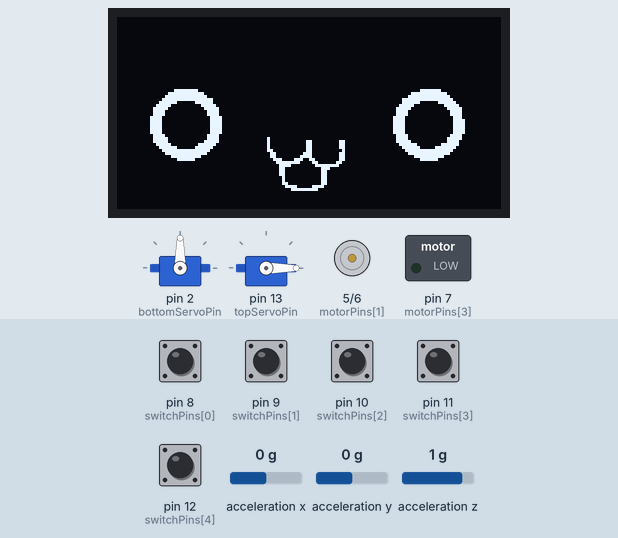
Bench run of a sketch on a simulated Arduino Uno, built with avr-gcc and run on an emulated ATmega328P. On the bench: 2 × servo, 128×64 one-colour display, motor-driver pin pairs drawn as motors (green arrow = first pin HIGH = forward, orange = second pin HIGH = backward, longer = more drive), switched loads named in the sketch (green lamp = pin HIGH). Inputs (shaded band) come from the test bench; at power-on: pin 8 (switchPins[0]), pin 9 (switchPins[1]), pin 10 (switchPins[2]), pin 11 (switchPins[3]), pin 12 (switchPins[4]) HIGH, acceleration x 0 g, acceleration y 0 g, acceleration z 1 g. Random numbers use the default seed unless the sketch sets one; pins used as bus, display or sensor lines are not drawn; what the sketch prints to the serial monitor is not drawn.

Above: at 1.2 s.
1.3 s: pin 8 (switchPins[0]) pulled LOW for 0.15 s
At 1.7 s:
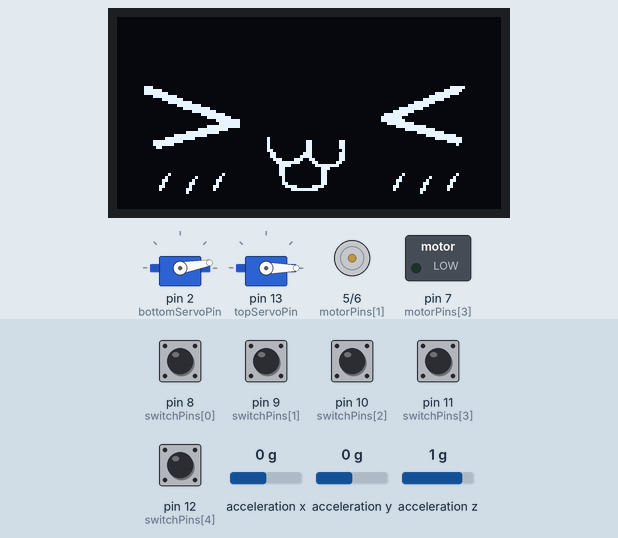
4.2 s: pin 9 (switchPins[1]) pulled LOW for 0.15 s
At 7.27 s:
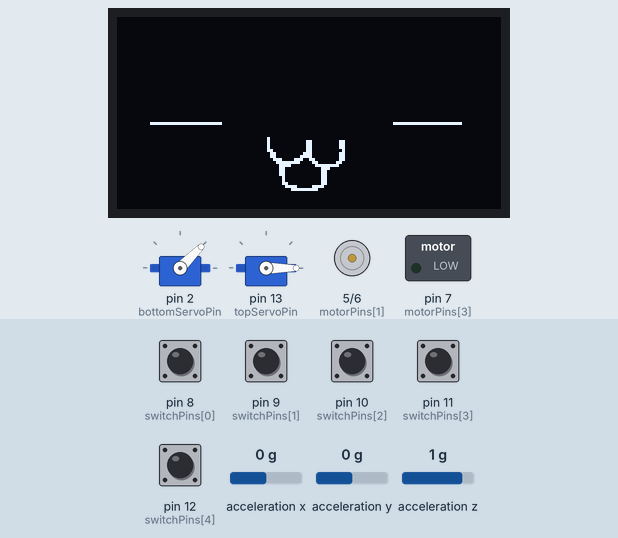
7.3 s: pin 11 (switchPins[3]) pulled LOW for 0.15 s
At 8.6 s:
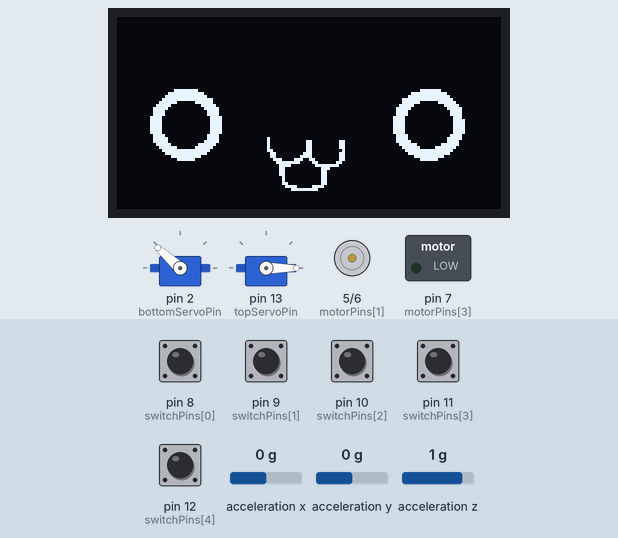
10.4 s: pin 10 (switchPins[2]) pulled LOW for 0.15 s
At 10.9 s:
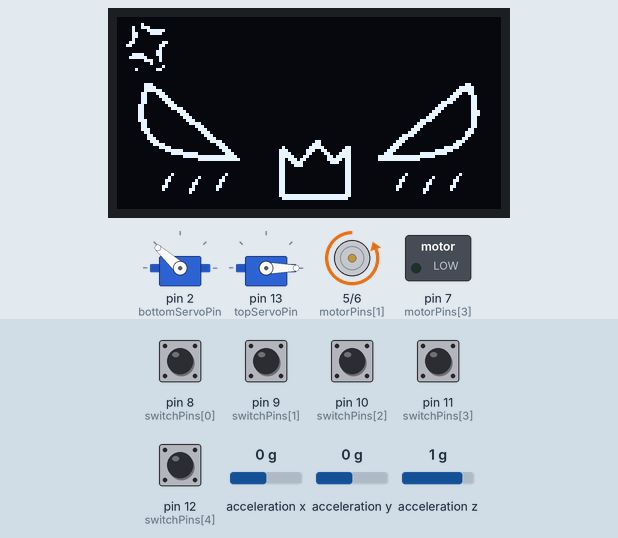
15.0 s: pin 8 (switchPins[0]) driven LOW and pin 9 (switchPins[1]) driven LOW
At 17.9 s:
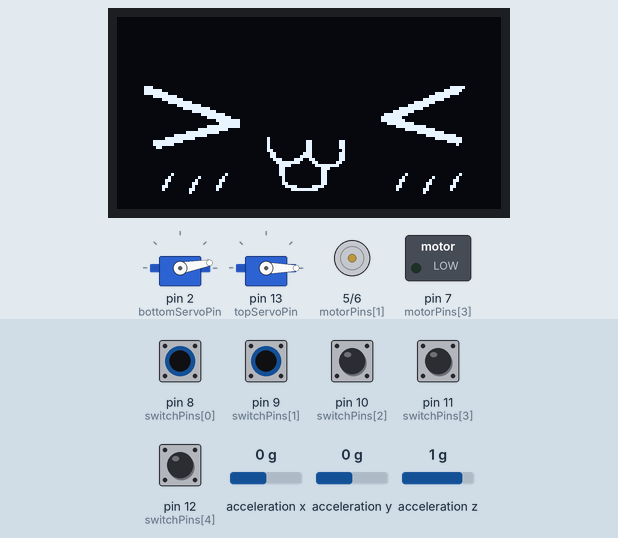
18.0 s: pin 8 (switchPins[0]) driven HIGH
At 19.5 s:
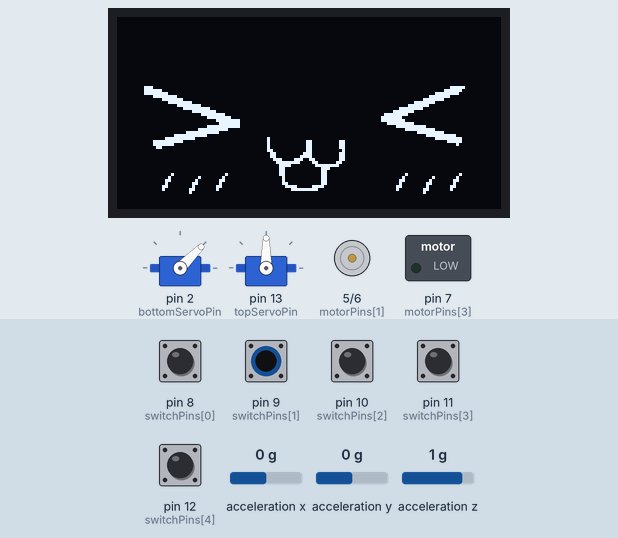
Timing chart, 0 to 21.0 s (numbered marks = the images above; inputs shaded):
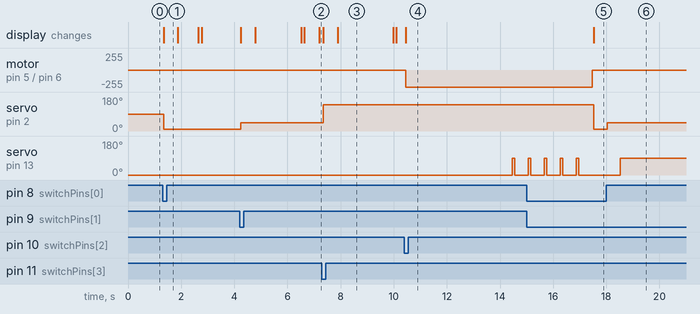

The sketch:

useless_machine.ino
```cpp
#include <Servo.h>
#include <Adafruit_LIS3DH.h>
#include <Adafruit_GFX.h>
#include <Adafruit_SSD1306.h>
#include <Adafruit_APDS9960.h>

#include "faces.h"

Servo bottomServo;
Servo topServo;

Adafruit_LIS3DH accelerometer = Adafruit_LIS3DH();

#define OLED_RESET 4
Adafruit_SSD1306 display(OLED_RESET);

Adafruit_APDS9960 gesture_sensor;

typedef enum State {
  WAITING = 1,
  FLIPPING,
  TURNING,
  ANGRY,
  DRIVING,
  TANTRUM,
  CONFUSED
} states;

const int bottomServoPin = 2;
const int topServoPin = 13;
const int switchPins[5] = {8, 9, 10, 11, 12};
const int switchAngles[5] = {10, 45, 90, 138, 180};
const int armRetractedAngle = 0;
const int armExtendedAngle = 90;
const int motorPins[4] = {4, 5, 6, 7};
const int interruptPin = 3;

bool* switchFlipped;
int timesFlipped;
int prevAccelReading;
unsigned long prev_ms;
unsigned long prev_display_ms;
unsigned long time_to_wait;
State state;
State prevState;

void setup() {

  // Program initializations
  Serial.begin(9600);
  bottomServo.attach(bottomServoPin, 475, 2415);
  bottomServo.write(switchAngles[2]);
  topServo.attach(topServoPin);
  topServo.write(0);
  for (int i = 0; i < 5; i++) {
    pinMode(switchPins[i], INPUT_PULLUP);
  }
  for (int i = 0; i < 4; i++) {
    pinMode(motorPins[i], OUTPUT);
  }
//  pinMode(interruptPin, INPUT);

  stopDriving();
  switchFlipped = (bool*) calloc(5, sizeof(bool));
  timesFlipped = 0;
  prevAccelReading = 0;
  prev_ms = millis();
  prev_display_ms = millis();
  time_to_wait = random(100, 4000);
  state = WAITING;
  prevState = WAITING;

  // Accelerometer initialization
  if (!accelerometer.begin(0x18)) {
    Serial.println("Could not initialize accelerometer.");
  }
  accelerometer.setRange(LIS3DH_RANGE_4_G);

  // OLED initialization
  display.begin(SSD1306_SWITCHCAPVCC, 0x3C);
  display.clearDisplay();

  // Gesture sensor initialization
  if (!gesture_sensor.begin()) {
    Serial.println("Could not initialize gesture sensor.");
  }
  gesture_sensor.enableProximity(true);
//  gesture_sensor.setProximityInterruptThreshold(0, 255);
//  gesture_sensor.enableProximityInterrupt();
  gesture_sensor.enableGesture(true);

  Serial.println("Initialization finished.");
}

void loop() {

//  Serial.println(state);
//  Serial.println(prev_display_ms);
//  Serial.println(millis());

  // if box shaken, become confused
  if (isBoxShaken()) {
    prev_display_ms = millis();
    if (state == DRIVING) {
      stopDriving();
      state = WAITING;
    }
    prevState = state;
    state = CONFUSED;
    prev_ms = millis();
  }

  // if switches were flipped too much, become angry
  if (timesFlipped > 3) {
    timesFlipped = 0;
    prev_ms = millis();
    prev_display_ms = millis();
    state = ANGRY;
  }

  switch(state) {
    case WAITING: {
      drawOWO();
      stopDriving();
//      checkAndHandleGesture();
      if (checkSwitches()) {
        state = FLIPPING;
      }
      break;
    }
    case FLIPPING: {
      drawClosedEyes();
      flipSwitch();
      if (!checkSwitches()) {
        state = WAITING;
      }
      break;
    }
    case TURNING: {
      drawMouthOpen();
      checkTime(2000);
      break;
    }
    case ANGRY: {
      drawAngry();
      driveBackwards();
      delay(4000);
      flipAngry();
      checkTime(5000);
      break;
    }
    case DRIVING: {
      drawAngry();
      checkTime(1000);
      break;
    }
    case TANTRUM: {
      checkTime(5000);
      break;
    }
    case CONFUSED: {
      drawConfused();
      flipConfused();
      checkTime(10000);
      break;
    }
    default: {
      Serial.println("Invalid state");
      break;
    }
  }
}

// check if box has been shaken
bool isBoxShaken() {
  accelerometer.read();
  int prev = prevAccelReading;
  prevAccelReading = accelerometer.y;
  return accelerometer.y > 0 && prev < 0 || accelerometer.y < 0 && prev > 0;
}

// check the values of the switches, move to FLIPPED state if any are flipped
bool checkSwitches() {
  bool anyFlipped = false;
  for (int i = 0; i < 5; i++) {
    bool isFlipped = !digitalRead(switchPins[i]);
    if (isFlipped) {
      anyFlipped = true;
      if (!switchFlipped[i]) {
        // if it wasn't previously flipped, increment the total number of times flipped
        timesFlipped++;
      }
    }
    switchFlipped[i] = isFlipped;
  }
  return anyFlipped;
}

// change state to WAITING if the specified amount of time (in milliseconds) has passed
void checkTime(long threshold) {
  long curr_ms = millis();
  if (curr_ms - prev_ms > threshold) {
    stopDriving();
    prev_ms = curr_ms;
    prev_display_ms = curr_ms;
    state = WAITING;
  }
}

// if LEFT or RIGHT gesture detected, turn CLOCKWISE or COUNTERCLOCKWISE respectively
void checkAndHandleGesture() {
  uint8_t gesture = gesture_sensor.readGesture();
  Serial.println(gesture);
  if (gesture == APDS9960_LEFT) {
    turnCW();
    prev_ms = millis();
    prev_display_ms = millis();
    state = TURNING;
  } else if (gesture == APDS9960_RIGHT) {
    turnCCW();
    prev_ms = millis();
    prev_display_ms = millis();
    state = TURNING;
  }
}

// drive backwards if a hand is detected
void checkAndHandleProximity() {
  if (gesture_sensor.readProximity() > 0) {
    Serial.print(gesture_sensor.readProximity());
    Serial.print('\n');
    driveBackwards();
  }
}

// flip switches
void flipSwitch() {
  for (int i = 0; i < 5; i++) {
    if (switchFlipped[i]) {
      bottomServo.write(switchAngles[i]);
      delay(500);
    }
    while (switchFlipped[i]) {
      topServo.write(armExtendedAngle);
      switchFlipped[i] = !digitalRead(switchPins[i]);
    }
    topServo.write(armRetractedAngle);
  }
}

// flip switches
void flipConfused() {
  for (int i = 0; i < 5; i++) {
    switchFlipped[i] = !digitalRead(switchPins[i]);
    if (!switchFlipped[i]) {
      bottomServo.write(switchAngles[i]);
      delay(500);
      for (int a = 0; a < (armExtendedAngle + 1); a += 2) {
        topServo.write(a);
        delay(700/armExtendedAngle);
      }
      //topServo.write(armExtendedAngle);
      switchFlipped[i] = !digitalRead(switchPins[i]);
      delay(250);
      topServo.write(armRetractedAngle);
    }

  }
}


//flip up but fail
void flipAngry() {
  for (int i = 0; i < 5; i++) {
    topServo.write(armExtendedAngle);
    delay(100);
    topServo.write(armRetractedAngle);
    delay(500);
  }
}

// draw OWO face
void drawOWO() {
  long curr_ms = millis();
  display.clearDisplay();
  if (curr_ms - prev_display_ms > time_to_wait) {
    if (curr_ms - prev_display_ms > time_to_wait + 100) {
      prev_display_ms = curr_ms;
      time_to_wait = random(100, 4000);
    }
    display.drawBitmap(0, 16, owo_blink, 128, 48, WHITE);
  } else {
    display.drawBitmap(0, 16, owo, 128, 48, WHITE);
  }
  display.display();
}

void drawClosedEyes() {
  long curr_ms = millis();
  display.clearDisplay();
  display.drawBitmap(0, 16, closed_eyes, 128, 48, WHITE);
  if (curr_ms - prev_display_ms > 200) {
    if (curr_ms - prev_display_ms > 400) {
      prev_display_ms = curr_ms;
    }
    for (int i = 0; i < 3; i++) {
      display.drawBitmap(12+i*9, 51+i%2, blush, 8, 8, WHITE);
      display.drawBitmap(90+i*9, 51+i%2, blush, 8, 8, WHITE);
    }
  } else {
    for (int i = 0; i < 3; i++) {
      display.drawBitmap(13+i*9, 51+i%2, blush, 8, 8, WHITE);
      display.drawBitmap(91+i*9, 51+i%2, blush, 8, 8, WHITE);
    }
  }
  display.display();
}

void drawMouthOpen() {
  long curr_ms = millis();
  display.clearDisplay();
  display.drawBitmap(0, 16, mouth_open, 128, 48, WHITE);
  if (curr_ms - prev_display_ms > 200) {
    if (curr_ms - prev_display_ms > 400) {
      prev_display_ms = curr_ms;
    }
    for (int i = 0; i < 3; i++) {
      display.drawBitmap(12+i*9, 51+i%2, blush, 8, 8, WHITE);
      display.drawBitmap(90+i*9, 51+i%2, blush, 8, 8, WHITE);
    }
  } else {
    for (int i = 0; i < 3; i++) {
      display.drawBitmap(13+i*9, 51+i%2, blush, 8, 8, WHITE);
      display.drawBitmap(91+i*9, 51+i%2, blush, 8, 8, WHITE);
    }
  }
  display.display();
}

void drawAngry() {
  long curr_ms = millis();
  display.clearDisplay();
  display.drawBitmap(0, 16, angry, 128, 48, WHITE);
  if (curr_ms - prev_display_ms > 200) {
    if (curr_ms - prev_display_ms > 400) {
      prev_display_ms = curr_ms;
    }
    display.drawBitmap(0, 0, vein, 16, 16, WHITE);
    for (int i = 0; i < 3; i++) {
      display.drawBitmap(12+i*9, 51+i%2, blush, 8, 8, WHITE);
      display.drawBitmap(90+i*9, 51+i%2, blush, 8, 8, WHITE);
    }
  } else {
    display.drawBitmap(2, 2, vein, 16, 16, WHITE);
    for (int i = 0; i < 3; i++) {
      display.drawBitmap(13+i*9, 51+i%2, blush, 8, 8, WHITE);
      display.drawBitmap(91+i*9, 51+i%2, blush, 8, 8, WHITE);
    }
  }
  display.display();
}

long period = 100;
void drawConfused() {
  long curr_ms = millis();
  display.clearDisplay();
  if (curr_ms - prev_display_ms > period*4) {
    prev_display_ms = curr_ms;
  }
  if (curr_ms - prev_display_ms < period) {
    display.drawBitmap(7, 23, confused_eye, 32, 32, WHITE);
    display.drawBitmap(87, 21, confused_eye, 32, 32, WHITE);
    display.drawBitmap(39, 46, confused_mouth, 48, 11, WHITE);
  } else if (curr_ms - prev_display_ms < period*2) {
    display.drawBitmap(7, 23, confused_eye_90, 32, 32, WHITE);
    display.drawBitmap(87, 21, confused_eye_90, 32, 32, WHITE);
    display.drawBitmap(39, 46, confused_mouth, 48, 11, WHITE);
  } else if (curr_ms - prev_display_ms < period*3) {
    display.drawBitmap(7, 23, confused_eye_180, 32, 32, WHITE);
    display.drawBitmap(87, 21, confused_eye_180, 32, 32, WHITE);
    display.drawBitmap(40, 46, confused_mouth, 48, 11, WHITE);
  } else {
    display.drawBitmap(7, 23, confused_eye_270, 32, 32, WHITE);
    display.drawBitmap(87, 21, confused_eye_270, 32, 32, WHITE);
    display.drawBitmap(40, 46, confused_mouth, 48, 11, WHITE);
  }
  display.display();
}

void stopDriving() {
  for (int i = 0; i < 4; i++) {
    digitalWrite(motorPins[i], LOW);
  }
}
void turnCW() {
  digitalWrite(motorPins[0], LOW);
  digitalWrite(motorPins[1], HIGH);
  digitalWrite(motorPins[2], HIGH);
  digitalWrite(motorPins[3], LOW);
}
void turnCCW() {
  digitalWrite(motorPins[0], HIGH);
  digitalWrite(motorPins[1], LOW);
  digitalWrite(motorPins[2], LOW);
  digitalWrite(motorPins[3], HIGH);
}
void driveBackwards() {
  digitalWrite(motorPins[0], HIGH);
  digitalWrite(motorPins[1], LOW);
  digitalWrite(motorPins[2], HIGH);
  digitalWrite(motorPins[3], LOW);
}
```

Source omitted: faces.h (data table, 27560 bytes)

Measured:
- after the input at 1.3 s, servo on pin 2 (bottomServoPin): 90° → 10° at once
- after the input at 4.2 s, servo on pin 2 (bottomServoPin): 10° → 45° after 0.05 s
- after the input at 7.3 s, servo on pin 2 (bottomServoPin): 45° → 138° after 0.05 s
- after the input at 10.4 s, motor on pin 5 (motorPins[1]) / pin 6 (motorPins[2]): stopped → backward 255/255 after 0.06 s; servo on pin 13 (topServoPin): 0° → 90° after 4.1 s, → 0° 0.10 s later
- after the input at 15.0 s, servo on pin 2 (bottomServoPin): 138° → 10° after 2.5 s
- after the input at 18.0 s, servo on pin 2 (bottomServoPin): 10° → 45° at once
- what the display in image 3 shows lasts 2.1 s, from 7.9 s to 10.0 s
